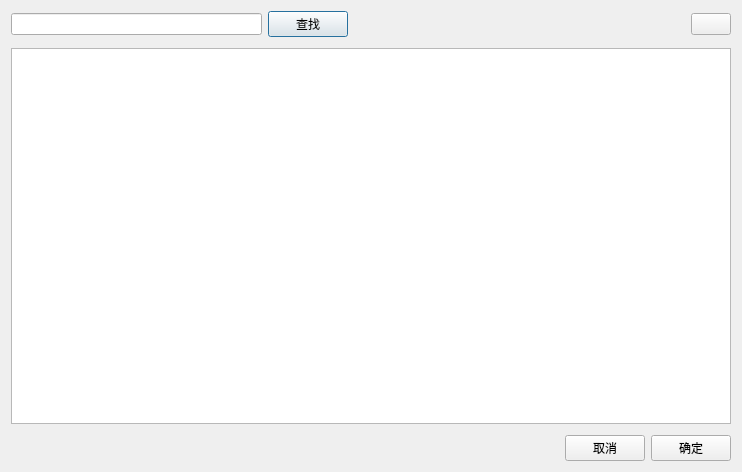
<?xml version="1.0" encoding="UTF-8"?>
<ui version="4.0">
 <class>DrugSelectDialog</class>
 <widget class="QDialog" name="DrugSelectDialog">
  <property name="geometry">
   <rect>
    <x>0</x>
    <y>0</y>
    <width>742</width>
    <height>472</height>
   </rect>
  </property>
  <property name="windowTitle">
   <string>药品选择</string>
  </property>
  <layout class="QVBoxLayout" name="verticalLayout_2">
   <item>
    <layout class="QVBoxLayout" name="verticalLayout">
     <item>
      <layout class="QHBoxLayout" name="horizontalLayout_2">
       <item>
        <layout class="QHBoxLayout" name="horizontalLayout">
         <item>
          <widget class="QLineEdit" name="lineEdit"/>
         </item>
         <item>
          <widget class="QPushButton" name="btnFind">
           <property name="text">
            <string>查找</string>
           </property>
          </widget>
         </item>
        </layout>
       </item>
       <item>
        <spacer name="horizontalSpacer">
         <property name="orientation">
          <enum>Qt::Horizontal</enum>
         </property>
         <property name="sizeHint" stdset="0">
          <size>
           <width>40</width>
           <height>20</height>
          </size>
         </property>
        </spacer>
       </item>
       <item>
        <widget class="QPushButton" name="btnRefreshDrugInfo">
         <property name="text">
          <string/>
         </property>
         <property name="icon">
          <iconset resource="res.qrc">
           <normaloff>:/img/refresh.png</normaloff>:/img/refresh.png</iconset>
         </property>
        </widget>
       </item>
      </layout>
     </item>
     <item>
      <spacer name="verticalSpacer">
       <property name="orientation">
        <enum>Qt::Vertical</enum>
       </property>
       <property name="sizeType">
        <enum>QSizePolicy::Fixed</enum>
       </property>
       <property name="sizeHint" stdset="0">
        <size>
         <width>20</width>
         <height>5</height>
        </size>
       </property>
      </spacer>
     </item>
     <item>
      <widget class="QTableView" name="tableView"/>
     </item>
     <item>
      <spacer name="verticalSpacer_2">
       <property name="orientation">
        <enum>Qt::Vertical</enum>
       </property>
       <property name="sizeType">
        <enum>QSizePolicy::Fixed</enum>
       </property>
       <property name="sizeHint" stdset="0">
        <size>
         <width>20</width>
         <height>5</height>
        </size>
       </property>
      </spacer>
     </item>
     <item>
      <layout class="QHBoxLayout" name="horizontalLayout_3">
       <item>
        <spacer name="horizontalSpacer_2">
         <property name="orientation">
          <enum>Qt::Horizontal</enum>
         </property>
         <property name="sizeHint" stdset="0">
          <size>
           <width>40</width>
           <height>20</height>
          </size>
         </property>
        </spacer>
       </item>
       <item>
        <widget class="QPushButton" name="btnCancel">
         <property name="text">
          <string>取消</string>
         </property>
        </widget>
       </item>
       <item>
        <widget class="QPushButton" name="btnOk">
         <property name="text">
          <string>确定</string>
         </property>
        </widget>
       </item>
      </layout>
     </item>
    </layout>
   </item>
  </layout>
 </widget>
 <resources>
  <include location="res.qrc"/>
 </resources>
 <connections/>
</ui>
